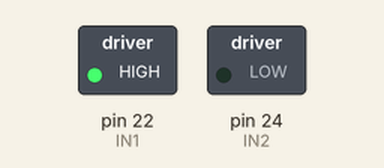
The sketch below on a simulated Arduino Mega 2560, built with avr-gcc and run on an emulated ATmega2560. Parts: switched loads named in the sketch (green lamp = pin HIGH). Dashed ring = blinking.

Above: at 0.2 s.
At 3.2 s:
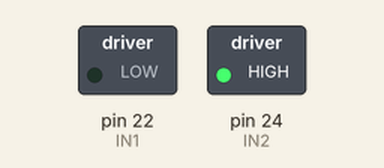
Timing chart, 0 to 4.6 s (numbered marks = the images above):
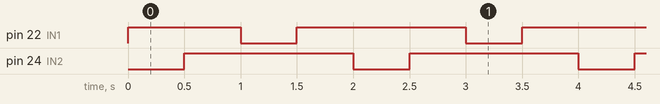

Measured:
- by itself, pin 22 (IN1): repeats every 2.0 s: LOW 0.50 s, HIGH 1.5 s
- by itself, pin 24 (IN2): alternates HIGH for 1.5 s and LOW for 0.50 s
- by itself, everything shown: repeats every 2.0 s, in 4 steps

The sketch:

Controle_do_motor.ino
```cpp
  int IN1 = 22;
  int IN2 = 24;


void setup() {

  pinMode (IN1, OUTPUT);
  pinMode (IN2, OUTPUT);

}

void loop() {

  //gira no sentido horario
  digitalWrite (IN1, HIGH);
  digitalWrite (IN2, LOW);
  delay (500);

  //para o motor
  digitalWrite (IN1, HIGH);
  digitalWrite (IN2, HIGH);
  delay(500);

  //gira o motor no sentido anti-horario
  digitalWrite (IN1, LOW);
  digitalWrite (IN2, HIGH);
  delay(500);

  //para o motor
  digitalWrite (IN1, HIGH);
  digitalWrite (IN2, HIGH);
  delay(500);

}
```
